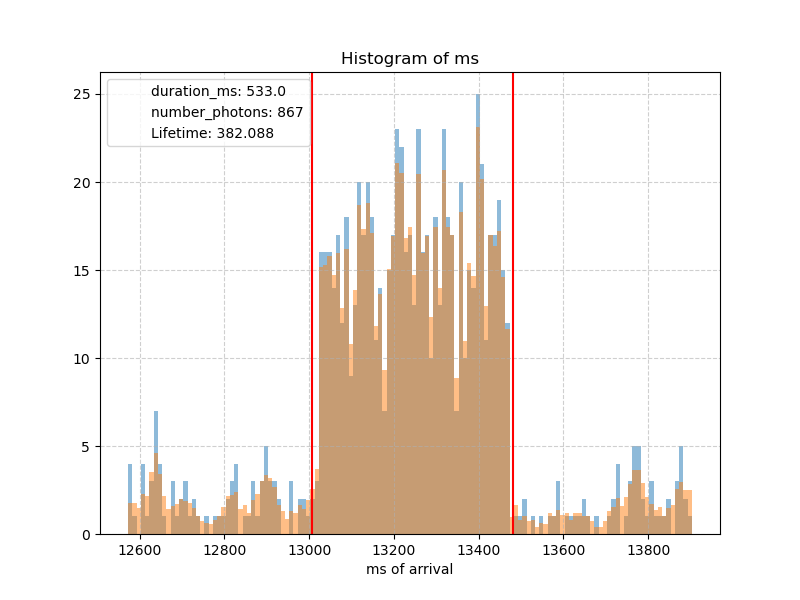
#> input picture hist_event_1.png, 800 x 600 px
$ python -i plot_functions.py   (imports and definitions only)
#> lines starting #> are read from the running program, lines starting #| are printed output that depends on the picture
import matplotlib.pyplot as plt
import numpy as np
import get_photons
import fitting
import ruptures as rpt
from mpl_toolkits.axes_grid1.inset_locator import inset_axes

import plotting
from plotting import group_events, pick_photons, diameter, peak_arrival_time


def hist_ms_event(i):
    this_event = group_events.iloc[i]

    this_event_photons = get_photons.crop_event(this_event,
                                                pick_photons,
                                                diameter,
                                                400)
    bin_size = 10
    bins = np.arange(min(this_event_photons.ms), max(this_event_photons.ms) + bin_size, bin_size)
    counts, _ = np.histogram(this_event_photons, bins=bins)
    smoothed_counts_2 = lee_filter_1d(counts, 5)
    plt.figure(figsize=(8, 6))
    #plt.bar(bins[:-1], smoothed_counts_0, width=bin_size, color='red', alpha=0.5)
    plt.bar(bins[:-1], counts, width=bin_size, color='blue', alpha=0.5)
    plt.bar(bins[:-1], smoothed_counts_2, width=bin_size, color='orange', alpha=0.5)

    # Fit a step function using change point detection
    model = "l2"  # Least squares cost function
    algo = rpt.Binseg(model=model, min_size=1, jump=1).fit(smoothed_counts_2)
    change_points = algo.predict(n_bkps=2)  # Detect 2 change points (for on and off)
    change_points_trans = np.array(change_points)
    change_points_trans[0] = (change_points_trans[0] - 1.5)*bin_size + bins[0]
    change_points_trans[1] = (change_points_trans[1] + 0.5)*bin_size + bins[0]


    #plt.plot([], [], ' ', label=f'Total number of photons: {len(this_event_photons)}')
    plt.plot([], [], ' ', label=f'duration_ms: {this_event.end_ms-this_event.start_ms}')
    plt.plot([], [], ' ', label=f'number_photons: {len(this_event_photons)}')
    #plt.plot([], [], ' ', label=f'brightness: {this_event.brightness:.3f}')
    plt.plot([], [], ' ', label=f'Lifetime: {this_event.lifetime:.3f}')
    plt.axvline(this_event.start_ms+30, color='red')
    plt.axvline(this_event.end_ms-30, color='red')
    #plt.axvline(change_points_trans[0], color='green')
    #plt.axvline(change_points_trans[1], color='green')
    plt.title("Histogram of ms")
    plt.xlabel("ms of arrival")
    plt.grid(True, linestyle='--', alpha=0.6)
    plt.legend(loc='upper left')  # Adjust the legend position if needed
    plt.show()

# [166 lines left out: functions hist_noise_dt_event, detect_signal_threshold, lee_filter_1d, plot_all_dt, scatter_event, hist_dt_event and 1 more, not called in this run]

# [3 lines not run here, left out]

>>> import cv2
>>> picture = cv2.imread('../hist_event_1.png', cv2.IMREAD_GRAYSCALE)
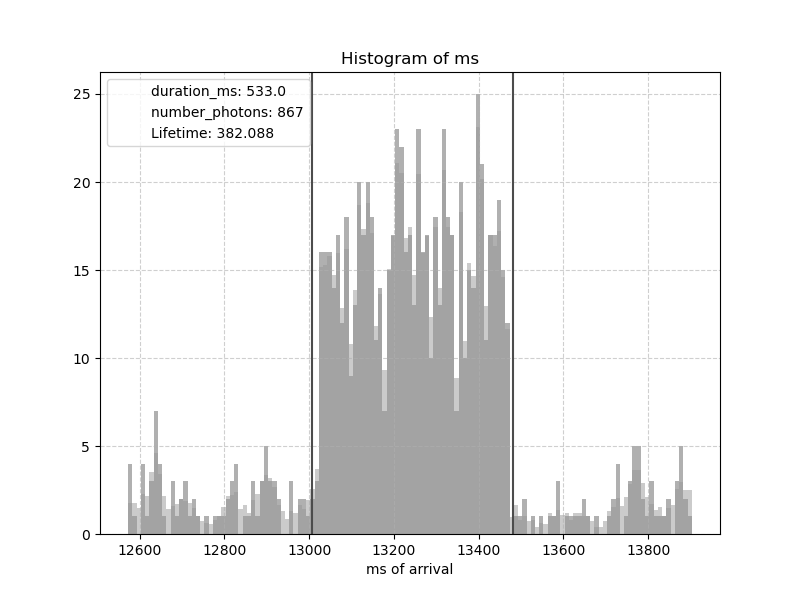
#> picture: shape (600, 800); min 0, max 255, mean 238.2
#> (the run stopped early here; a loop or call above may not have finished)

$ run again, on hist_event_2.png
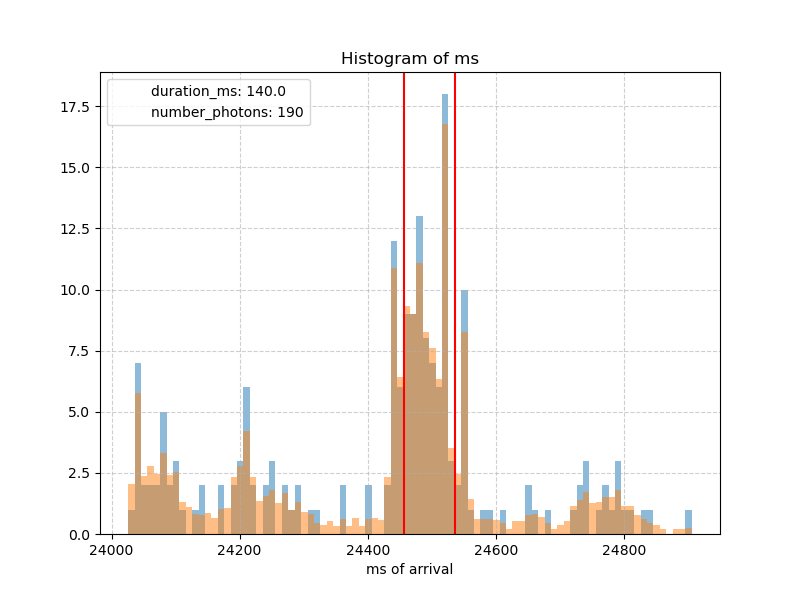
#> input picture hist_event_2.png, 800 x 600 px
#> `picture = cv2.imread('../hist_event_1.png', cv2.IMREAD_GRAYSCALE)`:
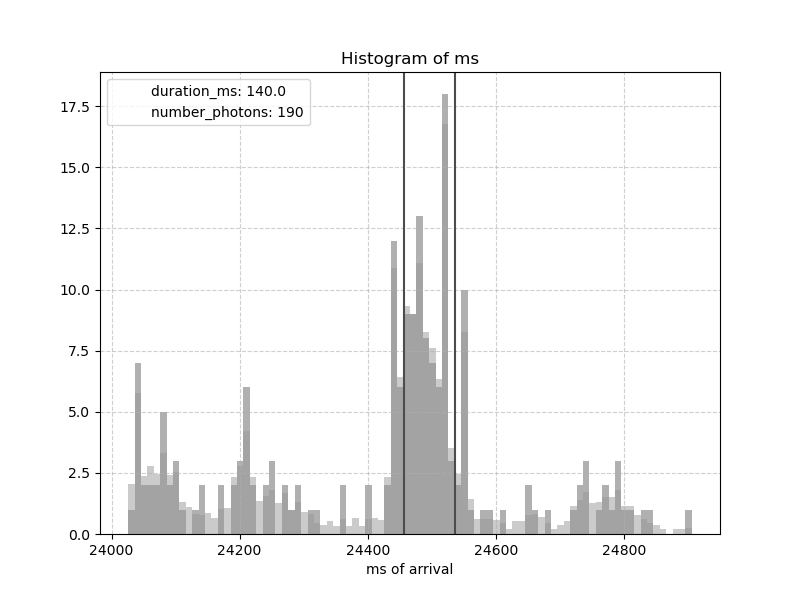
#> picture: shape (600, 800); min 0, max 255, mean 245.1

$ run again, on hist_event_3.png
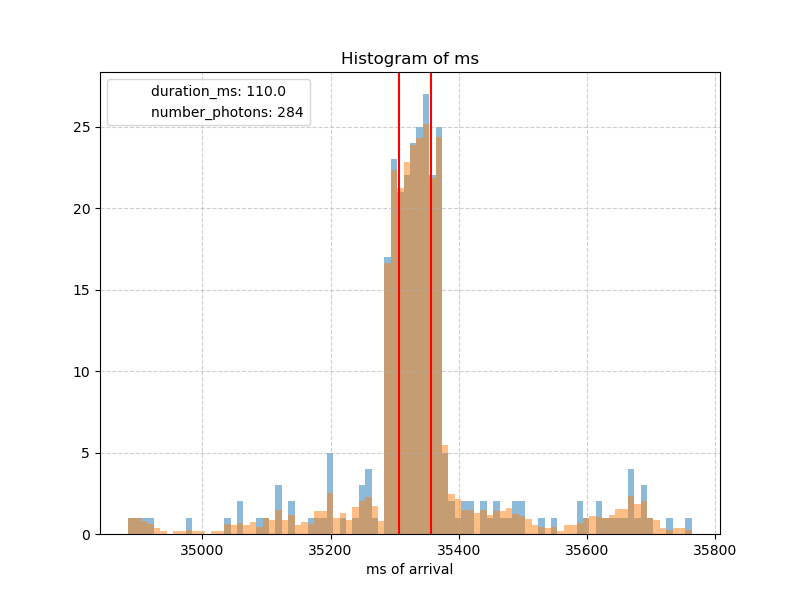
#> input picture hist_event_3.png, 800 x 600 px
#> `picture = cv2.imread('../hist_event_1.png', cv2.IMREAD_GRAYSCALE)`:
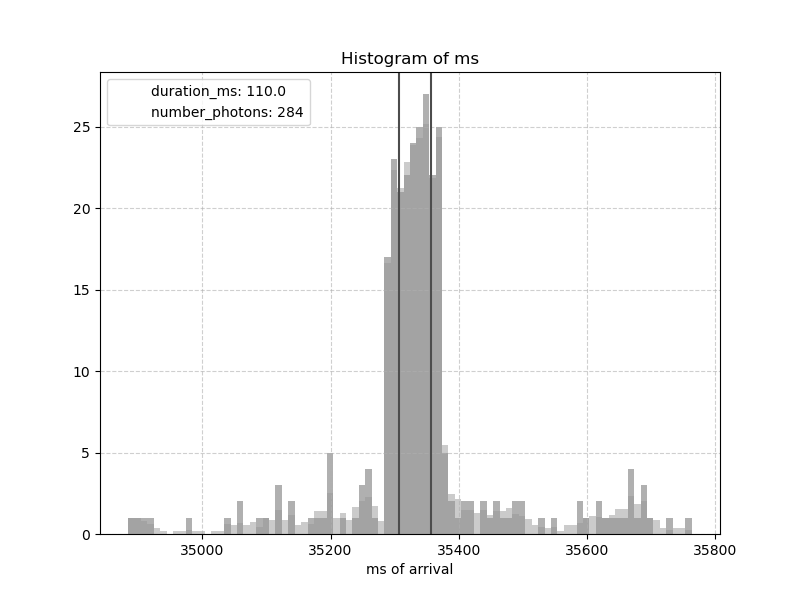
#> picture: shape (600, 800); min 0, max 255, mean 245.6

$ run again, on hist_event_4.png
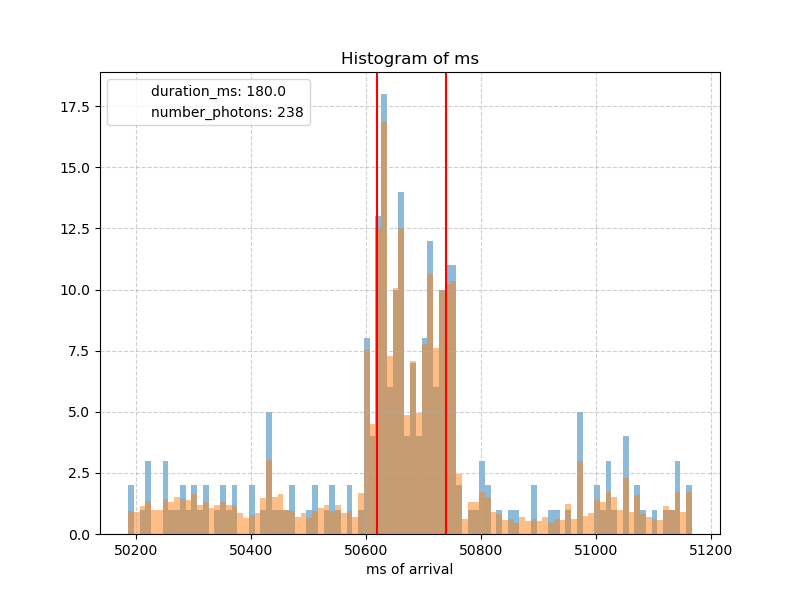
#> input picture hist_event_4.png, 800 x 600 px
#> `picture = cv2.imread('../hist_event_1.png', cv2.IMREAD_GRAYSCALE)`:
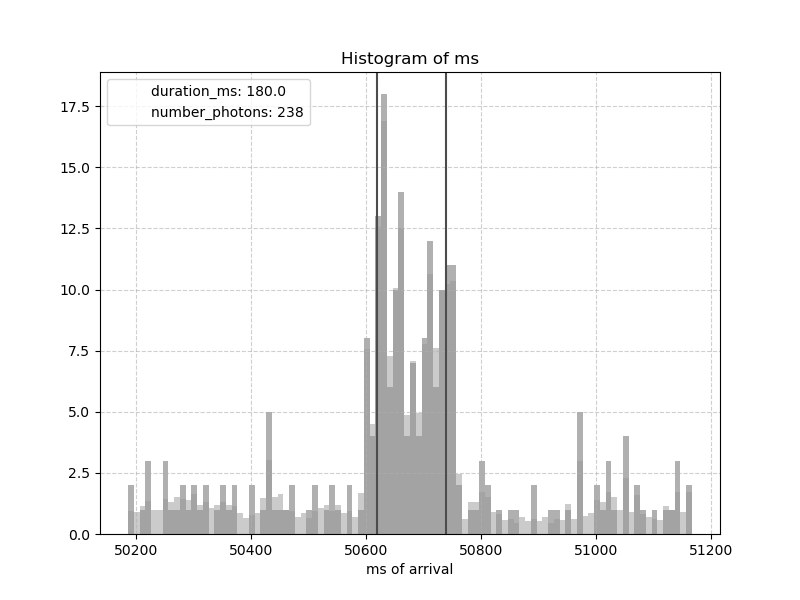
#> picture: shape (600, 800); min 0, max 255, mean 244.3
